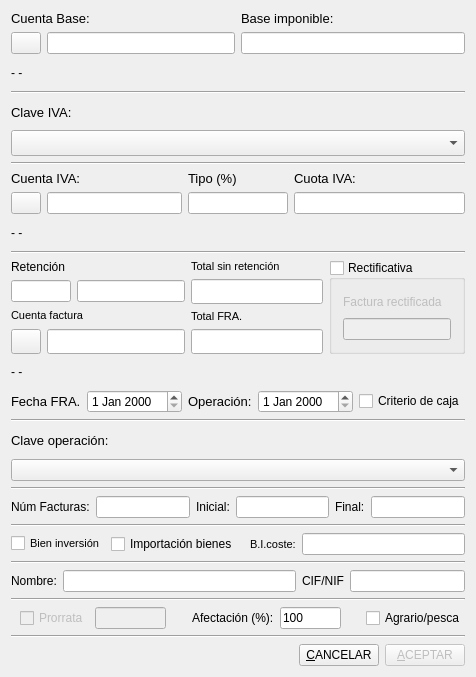
<?xml version="1.0" encoding="UTF-8"?>
<ui version="4.0">
 <author>José Manuel Díez Botella</author>
 <class>ivasoportado</class>
 <widget class="QDialog" name="ivasoportado">
  <property name="enabled">
   <bool>true</bool>
  </property>
  <property name="geometry">
   <rect>
    <x>0</x>
    <y>0</y>
    <width>476</width>
    <height>677</height>
   </rect>
  </property>
  <property name="windowTitle">
   <string>IVA soportado</string>
  </property>
  <layout class="QVBoxLayout" name="verticalLayout_5">
   <item>
    <layout class="QHBoxLayout">
     <property name="spacing">
      <number>6</number>
     </property>
     <property name="leftMargin">
      <number>0</number>
     </property>
     <property name="topMargin">
      <number>0</number>
     </property>
     <property name="rightMargin">
      <number>0</number>
     </property>
     <property name="bottomMargin">
      <number>0</number>
     </property>
     <item>
      <layout class="QVBoxLayout">
       <property name="spacing">
        <number>6</number>
       </property>
       <property name="leftMargin">
        <number>0</number>
       </property>
       <property name="topMargin">
        <number>0</number>
       </property>
       <property name="rightMargin">
        <number>0</number>
       </property>
       <property name="bottomMargin">
        <number>0</number>
       </property>
       <item>
        <widget class="QLabel" name="textLabel1">
         <property name="font">
          <font>
           <pointsize>10</pointsize>
          </font>
         </property>
         <property name="lineWidth">
          <number>1</number>
         </property>
         <property name="text">
          <string>Cuenta Base:</string>
         </property>
         <property name="wordWrap">
          <bool>false</bool>
         </property>
        </widget>
       </item>
       <item>
        <layout class="QHBoxLayout">
         <property name="spacing">
          <number>6</number>
         </property>
         <property name="leftMargin">
          <number>0</number>
         </property>
         <property name="topMargin">
          <number>0</number>
         </property>
         <property name="rightMargin">
          <number>0</number>
         </property>
         <property name="bottomMargin">
          <number>0</number>
         </property>
         <item>
          <widget class="QPushButton" name="ctabasepushButton">
           <property name="minimumSize">
            <size>
             <width>20</width>
             <height>20</height>
            </size>
           </property>
           <property name="maximumSize">
            <size>
             <width>30</width>
             <height>30</height>
            </size>
           </property>
           <property name="text">
            <string/>
           </property>
           <property name="icon">
            <iconset resource="keme.qrc">
             <normaloff>:/iconos/graf/viewer.xpm</normaloff>:/iconos/graf/viewer.xpm</iconset>
           </property>
           <property name="autoDefault">
            <bool>false</bool>
           </property>
          </widget>
         </item>
         <item>
          <widget class="QLineEdit" name="CtabaselineEdit"/>
         </item>
        </layout>
       </item>
      </layout>
     </item>
     <item>
      <layout class="QVBoxLayout">
       <property name="spacing">
        <number>6</number>
       </property>
       <property name="leftMargin">
        <number>0</number>
       </property>
       <property name="topMargin">
        <number>0</number>
       </property>
       <property name="rightMargin">
        <number>0</number>
       </property>
       <property name="bottomMargin">
        <number>0</number>
       </property>
       <item>
        <widget class="QLabel" name="textLabel2">
         <property name="font">
          <font>
           <pointsize>10</pointsize>
          </font>
         </property>
         <property name="text">
          <string>Base imponible:</string>
         </property>
         <property name="wordWrap">
          <bool>false</bool>
         </property>
        </widget>
       </item>
       <item>
        <widget class="QLineEdit" name="baselineEdit"/>
       </item>
      </layout>
     </item>
    </layout>
   </item>
   <item>
    <widget class="QLabel" name="basetextLabel">
     <property name="text">
      <string>- -</string>
     </property>
     <property name="wordWrap">
      <bool>false</bool>
     </property>
    </widget>
   </item>
   <item>
    <widget class="Line" name="line1">
     <property name="frameShape">
      <enum>QFrame::HLine</enum>
     </property>
     <property name="frameShadow">
      <enum>QFrame::Sunken</enum>
     </property>
     <property name="orientation">
      <enum>Qt::Horizontal</enum>
     </property>
    </widget>
   </item>
   <item>
    <widget class="QLabel" name="TextLabel3">
     <property name="font">
      <font>
       <pointsize>10</pointsize>
      </font>
     </property>
     <property name="text">
      <string>Clave IVA:</string>
     </property>
     <property name="wordWrap">
      <bool>false</bool>
     </property>
    </widget>
   </item>
   <item>
    <widget class="QComboBox" name="ClaveivacomboBox">
     <property name="maximumSize">
      <size>
       <width>460</width>
       <height>16777215</height>
      </size>
     </property>
     <property name="font">
      <font>
       <pointsize>11</pointsize>
      </font>
     </property>
    </widget>
   </item>
   <item>
    <widget class="Line" name="line3_2">
     <property name="frameShape">
      <enum>QFrame::HLine</enum>
     </property>
     <property name="frameShadow">
      <enum>QFrame::Sunken</enum>
     </property>
     <property name="orientation">
      <enum>Qt::Horizontal</enum>
     </property>
    </widget>
   </item>
   <item>
    <layout class="QHBoxLayout">
     <property name="spacing">
      <number>6</number>
     </property>
     <property name="leftMargin">
      <number>0</number>
     </property>
     <property name="topMargin">
      <number>0</number>
     </property>
     <property name="rightMargin">
      <number>0</number>
     </property>
     <property name="bottomMargin">
      <number>0</number>
     </property>
     <item>
      <layout class="QVBoxLayout">
       <property name="spacing">
        <number>6</number>
       </property>
       <property name="leftMargin">
        <number>0</number>
       </property>
       <property name="topMargin">
        <number>0</number>
       </property>
       <property name="rightMargin">
        <number>0</number>
       </property>
       <property name="bottomMargin">
        <number>0</number>
       </property>
       <item>
        <widget class="QLabel" name="textLabel4">
         <property name="font">
          <font>
           <pointsize>10</pointsize>
          </font>
         </property>
         <property name="text">
          <string>Cuenta IVA:</string>
         </property>
         <property name="wordWrap">
          <bool>false</bool>
         </property>
        </widget>
       </item>
       <item>
        <layout class="QHBoxLayout">
         <property name="spacing">
          <number>6</number>
         </property>
         <property name="leftMargin">
          <number>0</number>
         </property>
         <property name="topMargin">
          <number>0</number>
         </property>
         <property name="rightMargin">
          <number>0</number>
         </property>
         <property name="bottomMargin">
          <number>0</number>
         </property>
         <item>
          <widget class="QPushButton" name="ctaivapushButton">
           <property name="minimumSize">
            <size>
             <width>20</width>
             <height>20</height>
            </size>
           </property>
           <property name="maximumSize">
            <size>
             <width>30</width>
             <height>30</height>
            </size>
           </property>
           <property name="text">
            <string/>
           </property>
           <property name="icon">
            <iconset resource="keme.qrc">
             <normaloff>:/iconos/graf/viewer.xpm</normaloff>:/iconos/graf/viewer.xpm</iconset>
           </property>
           <property name="autoDefault">
            <bool>false</bool>
           </property>
          </widget>
         </item>
         <item>
          <widget class="QLineEdit" name="CtaivalineEdit"/>
         </item>
        </layout>
       </item>
      </layout>
     </item>
     <item>
      <layout class="QVBoxLayout">
       <property name="spacing">
        <number>6</number>
       </property>
       <property name="leftMargin">
        <number>0</number>
       </property>
       <property name="topMargin">
        <number>0</number>
       </property>
       <property name="rightMargin">
        <number>0</number>
       </property>
       <property name="bottomMargin">
        <number>0</number>
       </property>
       <item>
        <widget class="QLabel" name="textLabel6">
         <property name="font">
          <font>
           <pointsize>10</pointsize>
          </font>
         </property>
         <property name="text">
          <string>Tipo (%)</string>
         </property>
         <property name="wordWrap">
          <bool>false</bool>
         </property>
        </widget>
       </item>
       <item>
        <widget class="QLineEdit" name="TipolineEdit">
         <property name="minimumSize">
          <size>
           <width>90</width>
           <height>0</height>
          </size>
         </property>
         <property name="maximumSize">
          <size>
           <width>100</width>
           <height>32767</height>
          </size>
         </property>
         <property name="text">
          <string/>
         </property>
         <property name="readOnly">
          <bool>true</bool>
         </property>
        </widget>
       </item>
      </layout>
     </item>
     <item>
      <layout class="QVBoxLayout">
       <property name="spacing">
        <number>6</number>
       </property>
       <property name="leftMargin">
        <number>0</number>
       </property>
       <property name="topMargin">
        <number>0</number>
       </property>
       <property name="rightMargin">
        <number>0</number>
       </property>
       <property name="bottomMargin">
        <number>0</number>
       </property>
       <item>
        <widget class="QLabel" name="textLabel7">
         <property name="font">
          <font>
           <pointsize>10</pointsize>
          </font>
         </property>
         <property name="text">
          <string>Cuota IVA:</string>
         </property>
         <property name="wordWrap">
          <bool>false</bool>
         </property>
        </widget>
       </item>
       <item>
        <widget class="QLineEdit" name="CuotalineEdit">
         <property name="readOnly">
          <bool>false</bool>
         </property>
        </widget>
       </item>
      </layout>
     </item>
    </layout>
   </item>
   <item>
    <widget class="QLabel" name="ivatextLabel">
     <property name="text">
      <string>- -</string>
     </property>
     <property name="wordWrap">
      <bool>false</bool>
     </property>
    </widget>
   </item>
   <item>
    <widget class="Line" name="line3">
     <property name="font">
      <font>
       <pointsize>9</pointsize>
      </font>
     </property>
     <property name="frameShape">
      <enum>QFrame::HLine</enum>
     </property>
     <property name="frameShadow">
      <enum>QFrame::Sunken</enum>
     </property>
     <property name="orientation">
      <enum>Qt::Horizontal</enum>
     </property>
    </widget>
   </item>
   <item>
    <layout class="QHBoxLayout" name="horizontalLayout_7">
     <item>
      <layout class="QVBoxLayout" name="verticalLayout_4">
       <item>
        <layout class="QVBoxLayout" name="verticalLayout_2">
         <item>
          <widget class="QLabel" name="label_10">
           <property name="text">
            <string>Retención</string>
           </property>
          </widget>
         </item>
         <item>
          <layout class="QHBoxLayout" name="horizontalLayout">
           <item>
            <widget class="QLineEdit" name="tiporetlineEdit">
             <property name="maximumSize">
              <size>
               <width>60</width>
               <height>16777215</height>
              </size>
             </property>
             <property name="readOnly">
              <bool>true</bool>
             </property>
            </widget>
           </item>
           <item>
            <widget class="QLineEdit" name="retencionlineEdit">
             <property name="readOnly">
              <bool>true</bool>
             </property>
            </widget>
           </item>
          </layout>
         </item>
        </layout>
       </item>
       <item>
        <widget class="QLabel" name="textLabel8">
         <property name="font">
          <font>
           <pointsize>8</pointsize>
          </font>
         </property>
         <property name="text">
          <string>Cuenta factura</string>
         </property>
         <property name="wordWrap">
          <bool>false</bool>
         </property>
        </widget>
       </item>
       <item>
        <layout class="QHBoxLayout">
         <property name="spacing">
          <number>6</number>
         </property>
         <property name="leftMargin">
          <number>0</number>
         </property>
         <property name="topMargin">
          <number>0</number>
         </property>
         <property name="rightMargin">
          <number>0</number>
         </property>
         <property name="bottomMargin">
          <number>0</number>
         </property>
         <item>
          <widget class="QPushButton" name="ctafrapushButton">
           <property name="minimumSize">
            <size>
             <width>20</width>
             <height>20</height>
            </size>
           </property>
           <property name="maximumSize">
            <size>
             <width>30</width>
             <height>30</height>
            </size>
           </property>
           <property name="text">
            <string/>
           </property>
           <property name="icon">
            <iconset resource="keme.qrc">
             <normaloff>:/iconos/graf/viewer.xpm</normaloff>:/iconos/graf/viewer.xpm</iconset>
           </property>
           <property name="autoDefault">
            <bool>false</bool>
           </property>
          </widget>
         </item>
         <item>
          <widget class="QLineEdit" name="CtafralineEdit">
           <property name="minimumSize">
            <size>
             <width>0</width>
             <height>25</height>
            </size>
           </property>
          </widget>
         </item>
        </layout>
       </item>
      </layout>
     </item>
     <item>
      <layout class="QVBoxLayout" name="verticalLayout_3">
       <item>
        <widget class="QLabel" name="label_9">
         <property name="font">
          <font>
           <pointsize>8</pointsize>
          </font>
         </property>
         <property name="text">
          <string>Total sin retención</string>
         </property>
        </widget>
       </item>
       <item>
        <widget class="QLineEdit" name="totalfralineEdit">
         <property name="minimumSize">
          <size>
           <width>0</width>
           <height>25</height>
          </size>
         </property>
         <property name="readOnly">
          <bool>true</bool>
         </property>
        </widget>
       </item>
       <item>
        <widget class="QLabel" name="textLabel8_3">
         <property name="font">
          <font>
           <pointsize>8</pointsize>
          </font>
         </property>
         <property name="text">
          <string>Total FRA.</string>
         </property>
         <property name="wordWrap">
          <bool>false</bool>
         </property>
        </widget>
       </item>
       <item>
        <widget class="QLineEdit" name="total_tras_ret_lineEdit">
         <property name="minimumSize">
          <size>
           <width>0</width>
           <height>25</height>
          </size>
         </property>
         <property name="readOnly">
          <bool>true</bool>
         </property>
        </widget>
       </item>
      </layout>
     </item>
     <item>
      <widget class="QGroupBox" name="rectificativagroupBox">
       <property name="title">
        <string>Rectificativa</string>
       </property>
       <property name="checkable">
        <bool>true</bool>
       </property>
       <property name="checked">
        <bool>false</bool>
       </property>
       <layout class="QVBoxLayout" name="verticalLayout">
        <item>
         <widget class="QLabel" name="label_2">
          <property name="text">
           <string>Factura rectificada</string>
          </property>
         </widget>
        </item>
        <item>
         <widget class="QLineEdit" name="rectificativalineEdit"/>
        </item>
       </layout>
      </widget>
     </item>
    </layout>
   </item>
   <item>
    <widget class="QLabel" name="fratextLabel">
     <property name="text">
      <string>- -</string>
     </property>
     <property name="wordWrap">
      <bool>false</bool>
     </property>
    </widget>
   </item>
   <item>
    <layout class="QHBoxLayout" name="horizontalLayout_2">
     <item>
      <widget class="QLabel" name="textLabel8_2">
       <property name="font">
        <font>
         <pointsize>10</pointsize>
        </font>
       </property>
       <property name="text">
        <string>Fecha FRA.</string>
       </property>
       <property name="wordWrap">
        <bool>false</bool>
       </property>
      </widget>
     </item>
     <item>
      <widget class="QDateEdit" name="FechafradateEdit"/>
     </item>
     <item>
      <widget class="QLabel" name="textLabel8_4">
       <property name="font">
        <font>
         <pointsize>10</pointsize>
        </font>
       </property>
       <property name="text">
        <string>Operación:</string>
       </property>
       <property name="wordWrap">
        <bool>false</bool>
       </property>
      </widget>
     </item>
     <item>
      <widget class="QDateEdit" name="FechaopdateEdit"/>
     </item>
     <item>
      <widget class="QCheckBox" name="cajacheckBox">
       <property name="text">
        <string>Criterio de caja</string>
       </property>
      </widget>
     </item>
    </layout>
   </item>
   <item>
    <widget class="Line" name="line4_3">
     <property name="frameShape">
      <enum>QFrame::HLine</enum>
     </property>
     <property name="frameShadow">
      <enum>QFrame::Sunken</enum>
     </property>
     <property name="orientation">
      <enum>Qt::Horizontal</enum>
     </property>
    </widget>
   </item>
   <item>
    <widget class="QLabel" name="TextLabel3_2">
     <property name="font">
      <font>
       <pointsize>10</pointsize>
      </font>
     </property>
     <property name="text">
      <string>Clave operación:</string>
     </property>
     <property name="wordWrap">
      <bool>false</bool>
     </property>
    </widget>
   </item>
   <item>
    <widget class="QComboBox" name="clavecomboBox">
     <property name="maximumSize">
      <size>
       <width>460</width>
       <height>16777215</height>
      </size>
     </property>
    </widget>
   </item>
   <item>
    <widget class="Line" name="line4_5">
     <property name="frameShape">
      <enum>QFrame::HLine</enum>
     </property>
     <property name="frameShadow">
      <enum>QFrame::Sunken</enum>
     </property>
     <property name="orientation">
      <enum>Qt::Horizontal</enum>
     </property>
    </widget>
   </item>
   <item>
    <layout class="QHBoxLayout" name="horizontalLayout_4">
     <item>
      <widget class="QLabel" name="label_3">
       <property name="text">
        <string>Núm Facturas:</string>
       </property>
      </widget>
     </item>
     <item>
      <widget class="QLineEdit" name="numfacturaslineEdit"/>
     </item>
     <item>
      <widget class="QLabel" name="label_4">
       <property name="text">
        <string>Inicial:</string>
       </property>
      </widget>
     </item>
     <item>
      <widget class="QLineEdit" name="iniciallineEdit"/>
     </item>
     <item>
      <widget class="QLabel" name="label_5">
       <property name="text">
        <string>Final:</string>
       </property>
      </widget>
     </item>
     <item>
      <widget class="QLineEdit" name="finallineEdit"/>
     </item>
    </layout>
   </item>
   <item>
    <widget class="Line" name="line4_4">
     <property name="frameShape">
      <enum>QFrame::HLine</enum>
     </property>
     <property name="frameShadow">
      <enum>QFrame::Sunken</enum>
     </property>
     <property name="orientation">
      <enum>Qt::Horizontal</enum>
     </property>
    </widget>
   </item>
   <item>
    <layout class="QHBoxLayout" name="horizontalLayout_3">
     <item>
      <widget class="QCheckBox" name="bieninversioncheckBox">
       <property name="font">
        <font>
         <pointsize>8</pointsize>
        </font>
       </property>
       <property name="text">
        <string>Bien inversión</string>
       </property>
      </widget>
     </item>
     <item>
      <widget class="QCheckBox" name="importcheckBox">
       <property name="text">
        <string>Importación bienes  </string>
       </property>
      </widget>
     </item>
     <item>
      <widget class="QLabel" name="label">
       <property name="font">
        <font>
         <pointsize>8</pointsize>
        </font>
       </property>
       <property name="text">
        <string>B.I.coste:</string>
       </property>
      </widget>
     </item>
     <item>
      <widget class="QLineEdit" name="bicostelineEdit"/>
     </item>
    </layout>
   </item>
   <item>
    <widget class="Line" name="line">
     <property name="orientation">
      <enum>Qt::Horizontal</enum>
     </property>
    </widget>
   </item>
   <item>
    <layout class="QHBoxLayout" name="horizontalLayout_6">
     <item>
      <widget class="QLabel" name="label_7">
       <property name="text">
        <string>Nombre:</string>
       </property>
      </widget>
     </item>
     <item>
      <widget class="QLineEdit" name="nombrelineEdit"/>
     </item>
     <item>
      <widget class="QLabel" name="label_8">
       <property name="text">
        <string>CIF/NIF</string>
       </property>
      </widget>
     </item>
     <item>
      <widget class="QLineEdit" name="ciflineEdit">
       <property name="maximumSize">
        <size>
         <width>115</width>
         <height>16777215</height>
        </size>
       </property>
      </widget>
     </item>
    </layout>
   </item>
   <item>
    <widget class="Line" name="line_2">
     <property name="orientation">
      <enum>Qt::Horizontal</enum>
     </property>
    </widget>
   </item>
   <item>
    <layout class="QHBoxLayout" name="horizontalLayout_5">
     <item>
      <spacer name="horizontalSpacer_3">
       <property name="orientation">
        <enum>Qt::Horizontal</enum>
       </property>
       <property name="sizeHint" stdset="0">
        <size>
         <width>18</width>
         <height>20</height>
        </size>
       </property>
      </spacer>
     </item>
     <item>
      <widget class="QCheckBox" name="prorratacheckBox">
       <property name="enabled">
        <bool>false</bool>
       </property>
       <property name="text">
        <string>Prorrata</string>
       </property>
      </widget>
     </item>
     <item>
      <widget class="QLineEdit" name="prorratalineEdit">
       <property name="enabled">
        <bool>false</bool>
       </property>
       <property name="maximumSize">
        <size>
         <width>80</width>
         <height>16777215</height>
        </size>
       </property>
      </widget>
     </item>
     <item>
      <spacer name="horizontalSpacer_4">
       <property name="orientation">
        <enum>Qt::Horizontal</enum>
       </property>
       <property name="sizeHint" stdset="0">
        <size>
         <width>28</width>
         <height>20</height>
        </size>
       </property>
      </spacer>
     </item>
     <item>
      <widget class="QLabel" name="label_6">
       <property name="text">
        <string>Afectación (%):</string>
       </property>
      </widget>
     </item>
     <item>
      <widget class="QLineEdit" name="afectacionlineEdit">
       <property name="maximumSize">
        <size>
         <width>70</width>
         <height>16777215</height>
        </size>
       </property>
       <property name="text">
        <string>100</string>
       </property>
      </widget>
     </item>
     <item>
      <spacer name="horizontalSpacer_5">
       <property name="orientation">
        <enum>Qt::Horizontal</enum>
       </property>
       <property name="sizeHint" stdset="0">
        <size>
         <width>28</width>
         <height>20</height>
        </size>
       </property>
      </spacer>
     </item>
     <item>
      <widget class="QCheckBox" name="agrariocheckBox">
       <property name="text">
        <string>Agrario/pesca</string>
       </property>
      </widget>
     </item>
    </layout>
   </item>
   <item>
    <widget class="Line" name="line4_2">
     <property name="frameShape">
      <enum>QFrame::HLine</enum>
     </property>
     <property name="frameShadow">
      <enum>QFrame::Sunken</enum>
     </property>
     <property name="orientation">
      <enum>Qt::Horizontal</enum>
     </property>
    </widget>
   </item>
   <item>
    <layout class="QHBoxLayout">
     <property name="spacing">
      <number>6</number>
     </property>
     <property name="leftMargin">
      <number>0</number>
     </property>
     <property name="topMargin">
      <number>0</number>
     </property>
     <property name="rightMargin">
      <number>0</number>
     </property>
     <property name="bottomMargin">
      <number>0</number>
     </property>
     <item>
      <spacer>
       <property name="orientation">
        <enum>Qt::Horizontal</enum>
       </property>
       <property name="sizeHint" stdset="0">
        <size>
         <width>40</width>
         <height>20</height>
        </size>
       </property>
      </spacer>
     </item>
     <item>
      <widget class="QPushButton" name="CancelarButton">
       <property name="text">
        <string>&amp;CANCELAR</string>
       </property>
       <property name="shortcut">
        <string>Alt+C</string>
       </property>
       <property name="autoDefault">
        <bool>false</bool>
       </property>
      </widget>
     </item>
     <item>
      <widget class="QPushButton" name="AceptarButton">
       <property name="enabled">
        <bool>false</bool>
       </property>
       <property name="text">
        <string>&amp;ACEPTAR</string>
       </property>
       <property name="shortcut">
        <string>Alt+A</string>
       </property>
       <property name="default">
        <bool>true</bool>
       </property>
      </widget>
     </item>
    </layout>
   </item>
  </layout>
 </widget>
 <layoutdefault spacing="6" margin="11"/>
 <tabstops>
  <tabstop>CtabaselineEdit</tabstop>
  <tabstop>baselineEdit</tabstop>
  <tabstop>ClaveivacomboBox</tabstop>
  <tabstop>CtaivalineEdit</tabstop>
  <tabstop>TipolineEdit</tabstop>
  <tabstop>CuotalineEdit</tabstop>
  <tabstop>tiporetlineEdit</tabstop>
  <tabstop>retencionlineEdit</tabstop>
  <tabstop>totalfralineEdit</tabstop>
  <tabstop>rectificativagroupBox</tabstop>
  <tabstop>ctafrapushButton</tabstop>
  <tabstop>CtafralineEdit</tabstop>
  <tabstop>total_tras_ret_lineEdit</tabstop>
  <tabstop>rectificativalineEdit</tabstop>
  <tabstop>FechafradateEdit</tabstop>
  <tabstop>FechaopdateEdit</tabstop>
  <tabstop>clavecomboBox</tabstop>
  <tabstop>numfacturaslineEdit</tabstop>
  <tabstop>iniciallineEdit</tabstop>
  <tabstop>finallineEdit</tabstop>
  <tabstop>bieninversioncheckBox</tabstop>
  <tabstop>importcheckBox</tabstop>
  <tabstop>bicostelineEdit</tabstop>
  <tabstop>nombrelineEdit</tabstop>
  <tabstop>ciflineEdit</tabstop>
  <tabstop>prorratacheckBox</tabstop>
  <tabstop>prorratalineEdit</tabstop>
  <tabstop>afectacionlineEdit</tabstop>
  <tabstop>agrariocheckBox</tabstop>
  <tabstop>CancelarButton</tabstop>
  <tabstop>AceptarButton</tabstop>
  <tabstop>ctabasepushButton</tabstop>
  <tabstop>ctaivapushButton</tabstop>
 </tabstops>
 <includes>
  <include location="local">funciones.h</include>
  <include location="global">qmessagebox.h</include>
  <include location="local">subcuentas.h</include>
  <include location="local">buscasubcuenta.h</include>
 </includes>
 <resources>
  <include location="keme.qrc"/>
 </resources>
 <connections>
  <connection>
   <sender>CancelarButton</sender>
   <signal>clicked()</signal>
   <receiver>ivasoportado</receiver>
   <slot>reject()</slot>
   <hints>
    <hint type="sourcelabel">
     <x>504</x>
     <y>373</y>
    </hint>
    <hint type="destinationlabel">
     <x>466</x>
     <y>401</y>
    </hint>
   </hints>
  </connection>
 </connections>
</ui>
